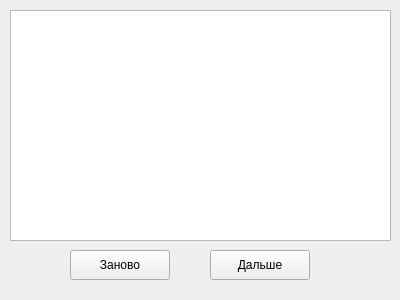
<?xml version="1.0" encoding="UTF-8"?>
<ui version="4.0">
 <class>Form</class>
 <widget class="QWidget" name="Form">
  <property name="geometry">
   <rect>
    <x>0</x>
    <y>0</y>
    <width>400</width>
    <height>300</height>
   </rect>
  </property>
  <property name="windowTitle">
   <string>Form</string>
  </property>
  <widget class="QPushButton" name="retryButton">
   <property name="geometry">
    <rect>
     <x>70</x>
     <y>250</y>
     <width>100</width>
     <height>30</height>
    </rect>
   </property>
   <property name="text">
    <string>Заново</string>
   </property>
  </widget>
  <widget class="QPushButton" name="nextButton">
   <property name="geometry">
    <rect>
     <x>210</x>
     <y>250</y>
     <width>100</width>
     <height>30</height>
    </rect>
   </property>
   <property name="text">
    <string>Дальше</string>
   </property>
  </widget>
  <widget class="QTextEdit" name="werdEdit">
   <property name="geometry">
    <rect>
     <x>10</x>
     <y>10</y>
     <width>381</width>
     <height>231</height>
    </rect>
   </property>
  </widget>
 </widget>
 <resources/>
 <connections/>
</ui>
